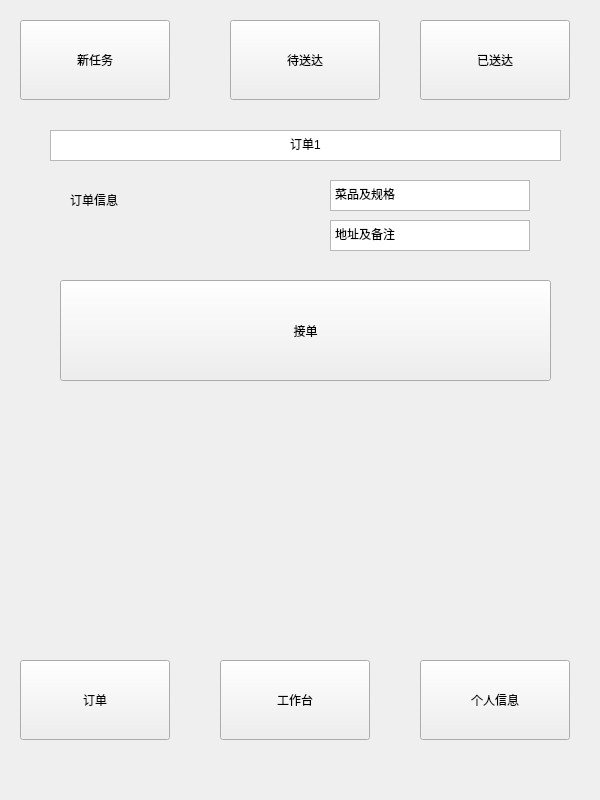
<?xml version="1.0" encoding="UTF-8"?>
<ui version="4.0">
 <class>shangjia</class>
 <widget class="QWidget" name="shangjia">
  <property name="geometry">
   <rect>
    <x>0</x>
    <y>0</y>
    <width>600</width>
    <height>800</height>
   </rect>
  </property>
  <property name="windowTitle">
   <string>Form</string>
  </property>
  <widget class="QLabel" name="label">
   <property name="geometry">
    <rect>
     <x>70</x>
     <y>190</y>
     <width>69</width>
     <height>19</height>
    </rect>
   </property>
   <property name="text">
    <string>订单信息</string>
   </property>
  </widget>
  <widget class="QPushButton" name="pushButton_4">
   <property name="geometry">
    <rect>
     <x>20</x>
     <y>660</y>
     <width>150</width>
     <height>80</height>
    </rect>
   </property>
   <property name="text">
    <string>订单</string>
   </property>
  </widget>
  <widget class="QPushButton" name="pushButton_6">
   <property name="geometry">
    <rect>
     <x>220</x>
     <y>660</y>
     <width>150</width>
     <height>80</height>
    </rect>
   </property>
   <property name="text">
    <string>工作台</string>
   </property>
  </widget>
  <widget class="QPushButton" name="pushButton_2">
   <property name="geometry">
    <rect>
     <x>230</x>
     <y>20</y>
     <width>150</width>
     <height>80</height>
    </rect>
   </property>
   <property name="text">
    <string>待送达</string>
   </property>
  </widget>
  <widget class="QTextBrowser" name="textBrowser_3">
   <property name="geometry">
    <rect>
     <x>330</x>
     <y>220</y>
     <width>200</width>
     <height>31</height>
    </rect>
   </property>
   <property name="html">
    <string>&lt;!DOCTYPE HTML PUBLIC &quot;-//W3C//DTD HTML 4.0//EN&quot; &quot;http://www.w3.org/TR/REC-html40/strict.dtd&quot;&gt;
&lt;html&gt;&lt;head&gt;&lt;meta name=&quot;qrichtext&quot; content=&quot;1&quot; /&gt;&lt;meta charset=&quot;utf-8&quot; /&gt;&lt;style type=&quot;text/css&quot;&gt;
p, li { white-space: pre-wrap; }
hr { height: 1px; border-width: 0; }
li.unchecked::marker { content: &quot;\2610&quot;; }
li.checked::marker { content: &quot;\2612&quot;; }
&lt;/style&gt;&lt;/head&gt;&lt;body style=&quot; font-family:'Microsoft YaHei UI'; font-size:9pt; font-weight:400; font-style:normal;&quot;&gt;
&lt;p style=&quot; margin-top:0px; margin-bottom:0px; margin-left:0px; margin-right:0px; -qt-block-indent:0; text-indent:0px;&quot;&gt;地址及备注&lt;/p&gt;&lt;/body&gt;&lt;/html&gt;</string>
   </property>
  </widget>
  <widget class="QTextBrowser" name="textBrowser">
   <property name="geometry">
    <rect>
     <x>50</x>
     <y>130</y>
     <width>511</width>
     <height>31</height>
    </rect>
   </property>
   <property name="html">
    <string>&lt;!DOCTYPE HTML PUBLIC &quot;-//W3C//DTD HTML 4.0//EN&quot; &quot;http://www.w3.org/TR/REC-html40/strict.dtd&quot;&gt;
&lt;html&gt;&lt;head&gt;&lt;meta name=&quot;qrichtext&quot; content=&quot;1&quot; /&gt;&lt;meta charset=&quot;utf-8&quot; /&gt;&lt;style type=&quot;text/css&quot;&gt;
p, li { white-space: pre-wrap; }
hr { height: 1px; border-width: 0; }
li.unchecked::marker { content: &quot;\2610&quot;; }
li.checked::marker { content: &quot;\2612&quot;; }
&lt;/style&gt;&lt;/head&gt;&lt;body style=&quot; font-family:'Microsoft YaHei UI'; font-size:9pt; font-weight:400; font-style:normal;&quot;&gt;
&lt;p align=&quot;center&quot; style=&quot; margin-top:0px; margin-bottom:0px; margin-left:0px; margin-right:0px; -qt-block-indent:0; text-indent:0px;&quot;&gt;订单1&lt;/p&gt;&lt;/body&gt;&lt;/html&gt;</string>
   </property>
  </widget>
  <widget class="QPushButton" name="pushButton_3">
   <property name="geometry">
    <rect>
     <x>420</x>
     <y>20</y>
     <width>150</width>
     <height>80</height>
    </rect>
   </property>
   <property name="text">
    <string>已送达</string>
   </property>
  </widget>
  <widget class="QTextBrowser" name="textBrowser_2">
   <property name="geometry">
    <rect>
     <x>330</x>
     <y>180</y>
     <width>200</width>
     <height>31</height>
    </rect>
   </property>
   <property name="html">
    <string>&lt;!DOCTYPE HTML PUBLIC &quot;-//W3C//DTD HTML 4.0//EN&quot; &quot;http://www.w3.org/TR/REC-html40/strict.dtd&quot;&gt;
&lt;html&gt;&lt;head&gt;&lt;meta name=&quot;qrichtext&quot; content=&quot;1&quot; /&gt;&lt;meta charset=&quot;utf-8&quot; /&gt;&lt;style type=&quot;text/css&quot;&gt;
p, li { white-space: pre-wrap; }
hr { height: 1px; border-width: 0; }
li.unchecked::marker { content: &quot;\2610&quot;; }
li.checked::marker { content: &quot;\2612&quot;; }
&lt;/style&gt;&lt;/head&gt;&lt;body style=&quot; font-family:'Microsoft YaHei UI'; font-size:9pt; font-weight:400; font-style:normal;&quot;&gt;
&lt;p style=&quot; margin-top:0px; margin-bottom:0px; margin-left:0px; margin-right:0px; -qt-block-indent:0; text-indent:0px;&quot;&gt;菜品及规格&lt;/p&gt;&lt;/body&gt;&lt;/html&gt;</string>
   </property>
  </widget>
  <widget class="QPushButton" name="pushButton">
   <property name="geometry">
    <rect>
     <x>20</x>
     <y>20</y>
     <width>150</width>
     <height>80</height>
    </rect>
   </property>
   <property name="text">
    <string>新任务</string>
   </property>
  </widget>
  <widget class="QPushButton" name="pushButton_7">
   <property name="geometry">
    <rect>
     <x>60</x>
     <y>280</y>
     <width>491</width>
     <height>101</height>
    </rect>
   </property>
   <property name="text">
    <string>接单</string>
   </property>
  </widget>
  <widget class="QPushButton" name="pushButton_5">
   <property name="geometry">
    <rect>
     <x>420</x>
     <y>660</y>
     <width>150</width>
     <height>80</height>
    </rect>
   </property>
   <property name="text">
    <string>个人信息</string>
   </property>
  </widget>
 </widget>
 <resources/>
 <connections/>
</ui>
